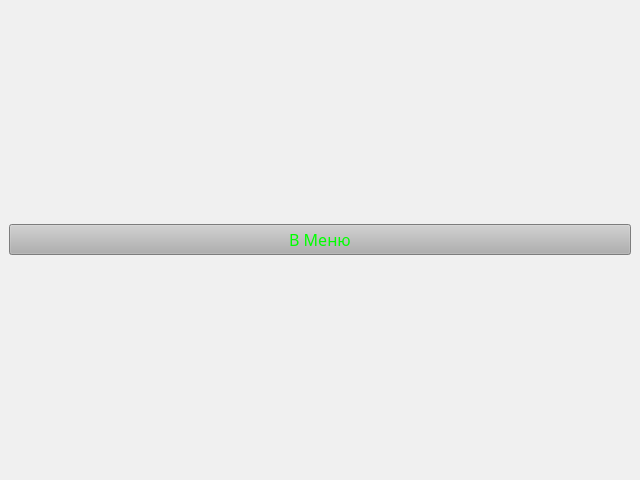
<?xml version="1.0" encoding="UTF-8"?>
<ui version="4.0">
 <class>Application_doc</class>
 <widget class="QMainWindow" name="Application_doc">
  <property name="geometry">
   <rect>
    <x>0</x>
    <y>0</y>
    <width>640</width>
    <height>480</height>
   </rect>
  </property>
  <property name="windowTitle">
   <string>MainWindow</string>
  </property>
  <property name="styleSheet">
   <string notr="true">color: rgb(240, 240, 240);
border-color: rgb(240, 240, 240);
background-color: rgb(240, 240, 240);
</string>
  </property>
  <widget class="QWidget" name="centralwidget">
   <layout class="QVBoxLayout" name="verticalLayout">
    <item>
     <widget class="QPushButton" name="btn_back">
      <property name="font">
       <font>
        <family>Gotham</family>
        <pointsize>12</pointsize>
       </font>
      </property>
      <property name="styleSheet">
       <string notr="true">color: rgb(0, 255, 0);
border-color: rgb(0, 0, 0);
background-color: rgb(175, 175, 175);</string>
      </property>
      <property name="text">
       <string>В Меню</string>
      </property>
     </widget>
    </item>
   </layout>
  </widget>
 </widget>
 <resources/>
 <connections/>
</ui>
